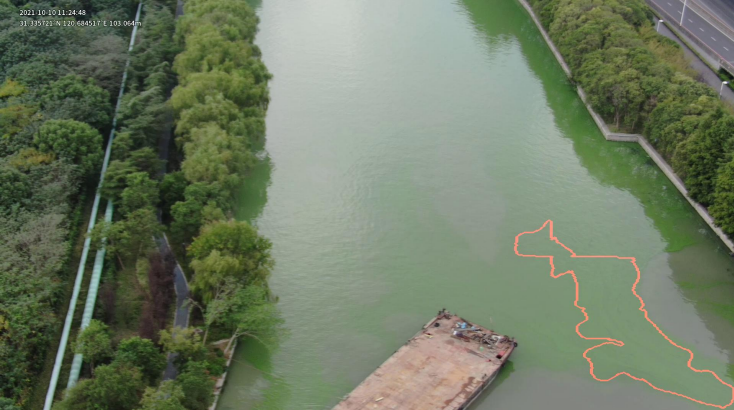
#> input picture test.png, 734 x 410 px
$ python w_a.py   (older library calls are emulated)
#> lines starting #> are read from the running program, lines starting #| are printed output that depends on the picture; after the words box and inside, x2 and y2 are one past the last pixel; in counts of white or black regions, pixels touching at a corner belong together; long printed decimals are rounded
import numpy as np
import cv2
import matplotlib.pyplot as plt

img = cv2.imread('test.png', 0)
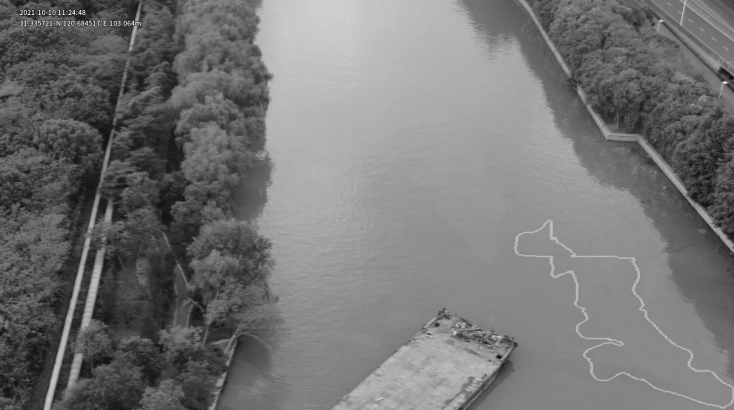
#> img: shape (410, 734); min 0, max 244, mean 116.7
img = cv2.cvtColor(img, cv2.COLOR_BGR2RGB)
#> img: shape (410, 734, 3)
# Blurring for removing the noise
img_blur = cv2.bilateralFilter(img, d = 7,
                               sigmaSpace = 75, sigmaColor =75)
# Convert to grayscale
img_gray = cv2.cvtColor(img_blur, cv2.COLOR_RGB2GRAY)
# Apply the thresholding
a = img_gray.max()
#> a = 234
_, thresh = cv2.threshold(img_gray, a/2+60, a,cv2.THRESH_BINARY_INV)
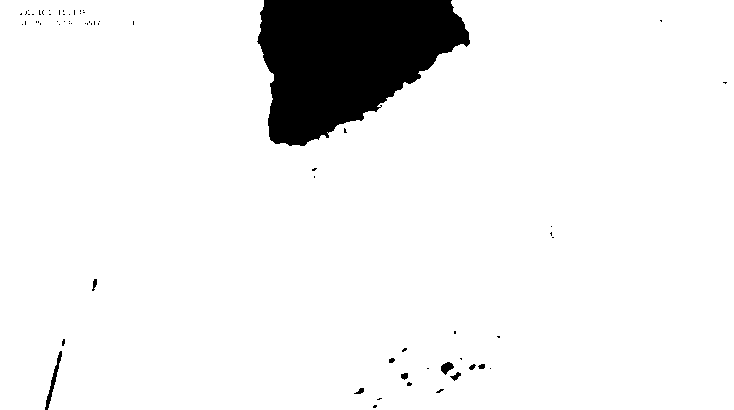
#> thresh: shape (410, 734); values 0 (black) and 234 (white), 92.8% white; 66 black regions (56 under 20 px)
plt.imshow(thresh, cmap = 'gray')

# Find the contour of the figure
image, contours, hierarchy = cv2.findContours(
                                   image = thresh,
                                   mode = cv2.RETR_TREE,
                                   method = cv2.CHAIN_APPROX_SIMPLE)
#> contours = 69 contours, 57 with area under 20; largest, box (x1, y1, x2, y2) and area: (0, 0, 734, 410) 278400, (440, 361, 455, 376) 118, (449, 371, 462, 382) 59, (91, 278, 98, 292) 50, (400, 372, 409, 381) 48

# Sort the contours
contours = sorted(contours, key = cv2.contourArea, reverse = True)
# Draw the contour
img_copy = img.copy()
final = cv2.drawContours(img_copy, contours, contourIdx = -1,
                         color = (255, 0, 0), thickness = 2)
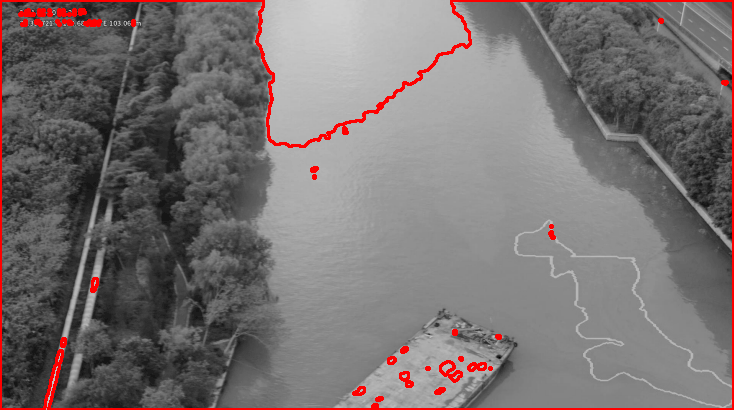
#> final: shape (410, 734, 3); mean R, G, B 120.3, 113.1, 113.1
plt.imshow(img_copy)

# The first order of the contours
c_0 = contours[0]
#> c_0 = contour of 306 points, box (x1, y1, x2, y2) (0, 0, 734, 410), area 278400
# image moment
M = cv2.moments(c_0)
#> M = moments, m00 278399.5, centre m10/m00, m01/m00 = (368.3, 215.4)
print(M.keys())
#| dict_keys(['m00', 'm10', 'm01', 'm20', 'm11', 'm02', 'm30', 'm21', 'm12', 'm03', 'mu20', 'mu11', 'mu02', 'mu30', 'mu21', 'mu12', 'mu03', 'nu20', 'nu11', 'nu02', 'nu30', 'nu21', 'nu12', 'nu03'])


# The area of contours
print("1st Contour Area : ", cv2.contourArea(contours[0])) # 37544.5
#| 1st Contour Area :  278399.5
print("2nd Contour Area : ", cv2.contourArea(contours[1])) # 75.0
#| 2nd Contour Area :  117.5
print("3rd Contour Area : ", cv2.contourArea(contours[2])) # 54.0
#| 3rd Contour Area :  59.0

# The arc length of contours
print(cv2.arcLength(contours[0], closed = True))      # 2473.3190
#| 2734.257
print(cv2.arcLength(contours[0], closed = False))     # 2472.3190
#| 2471.257

plt.show(block=True)
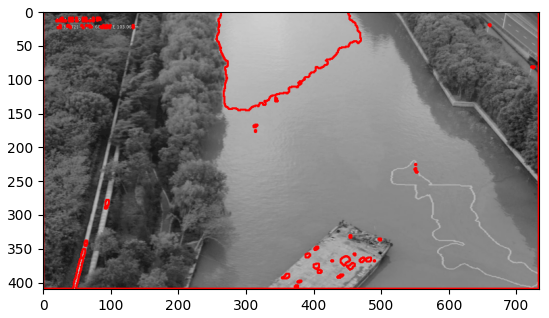
#> figure drawn by matplotlib, 1 panel
